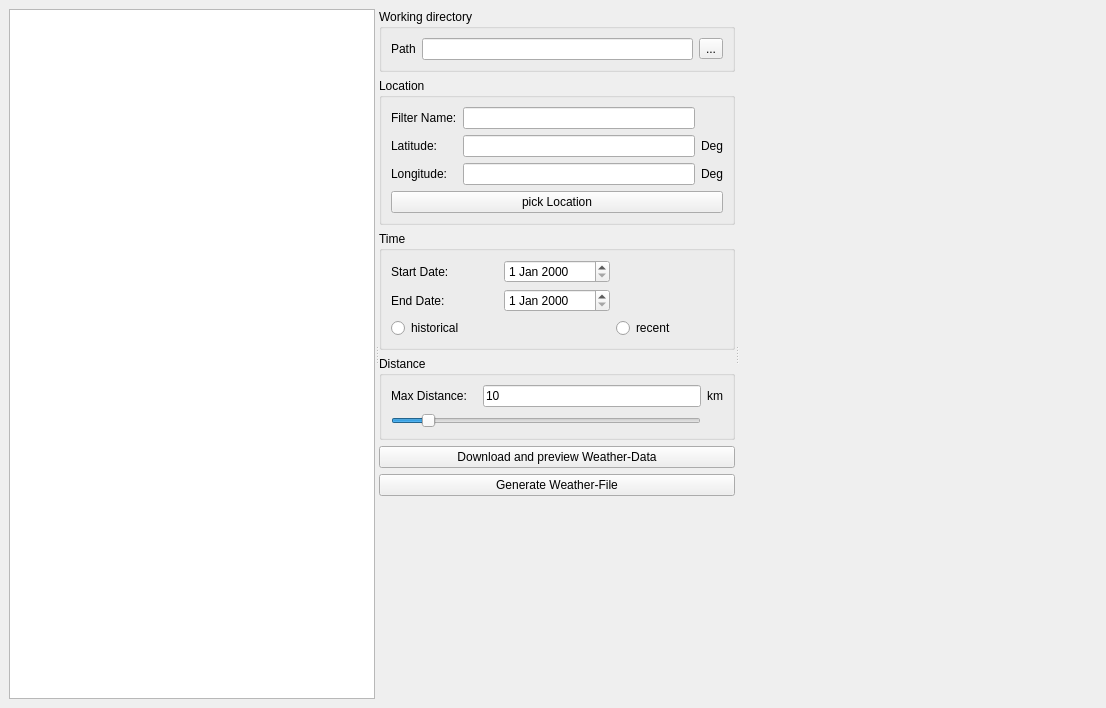
<?xml version="1.0" encoding="UTF-8"?>
<ui version="4.0">
 <class>MainWindow</class>
 <widget class="QMainWindow" name="MainWindow">
  <property name="geometry">
   <rect>
    <x>0</x>
    <y>0</y>
    <width>1106</width>
    <height>708</height>
   </rect>
  </property>
  <property name="maximumSize">
   <size>
    <width>16777215</width>
    <height>16777215</height>
   </size>
  </property>
  <property name="windowTitle">
   <string>DWD Importer</string>
  </property>
  <widget class="QWidget" name="centralwidget">
   <layout class="QGridLayout" name="gridLayout_5">
    <item row="0" column="0">
     <widget class="QSplitter" name="splitter">
      <property name="orientation">
       <enum>Qt::Horizontal</enum>
      </property>
      <widget class="QTableView" name="tableView"/>
      <widget class="QWidget" name="layoutWidget">
       <layout class="QVBoxLayout" name="verticalLayout_2">
        <item>
         <widget class="QGroupBox" name="groupBox">
          <property name="title">
           <string>Working directory</string>
          </property>
          <layout class="QGridLayout" name="gridLayout_4">
           <item row="0" column="1">
            <widget class="QLineEdit" name="lineEditFile"/>
           </item>
           <item row="0" column="0">
            <widget class="QLabel" name="label_9">
             <property name="text">
              <string>Path</string>
             </property>
            </widget>
           </item>
           <item row="0" column="2">
            <widget class="QToolButton" name="toolButtonOpenDirectory">
             <property name="text">
              <string>...</string>
             </property>
            </widget>
           </item>
          </layout>
         </widget>
        </item>
        <item>
         <widget class="QGroupBox" name="groupBoxLocation">
          <property name="maximumSize">
           <size>
            <width>16777215</width>
            <height>16777215</height>
           </size>
          </property>
          <property name="title">
           <string>Location</string>
          </property>
          <layout class="QGridLayout" name="gridLayout" columnstretch="0,1,0,0">
           <item row="3" column="1" colspan="2">
            <widget class="QtExt::ValidatingLineEdit" name="lineEditLatitude">
             <property name="maximumSize">
              <size>
               <width>16777215</width>
               <height>16777215</height>
              </size>
             </property>
            </widget>
           </item>
           <item row="5" column="1" colspan="2">
            <widget class="QtExt::ValidatingLineEdit" name="lineEditLongitude">
             <property name="maximumSize">
              <size>
               <width>16777215</width>
               <height>16777215</height>
              </size>
             </property>
            </widget>
           </item>
           <item row="5" column="3">
            <widget class="QLabel" name="label_4">
             <property name="text">
              <string>Deg</string>
             </property>
            </widget>
           </item>
           <item row="6" column="0" colspan="4">
            <widget class="QPushButton" name="pushButtonMap">
             <property name="text">
              <string>pick Location</string>
             </property>
            </widget>
           </item>
           <item row="5" column="0">
            <widget class="QLabel" name="label_3">
             <property name="text">
              <string>Longitude:</string>
             </property>
            </widget>
           </item>
           <item row="3" column="0">
            <widget class="QLabel" name="label_2">
             <property name="text">
              <string>Latitude:</string>
             </property>
            </widget>
           </item>
           <item row="1" column="1" colspan="2">
            <widget class="QLineEdit" name="lineEditNameFilter"/>
           </item>
           <item row="1" column="0">
            <widget class="QLabel" name="label_8">
             <property name="text">
              <string>Filter Name:</string>
             </property>
            </widget>
           </item>
           <item row="3" column="3">
            <widget class="QLabel" name="label_5">
             <property name="text">
              <string>Deg</string>
             </property>
            </widget>
           </item>
          </layout>
         </widget>
        </item>
        <item>
         <widget class="QGroupBox" name="groupBoxTime">
          <property name="title">
           <string>Time</string>
          </property>
          <layout class="QGridLayout" name="gridLayout_2">
           <item row="2" column="2">
            <widget class="QRadioButton" name="radioButtonRecent">
             <property name="text">
              <string>recent</string>
             </property>
            </widget>
           </item>
           <item row="0" column="1">
            <widget class="QDateEdit" name="dateEditStart"/>
           </item>
           <item row="1" column="0">
            <widget class="QLabel" name="label_10">
             <property name="minimumSize">
              <size>
               <width>0</width>
               <height>0</height>
              </size>
             </property>
             <property name="text">
              <string>End Date:</string>
             </property>
            </widget>
           </item>
           <item row="1" column="1">
            <widget class="QDateEdit" name="dateEditEnd"/>
           </item>
           <item row="2" column="0" colspan="2">
            <widget class="QRadioButton" name="radioButtonHistorical">
             <property name="text">
              <string>historical</string>
             </property>
            </widget>
           </item>
           <item row="0" column="0">
            <widget class="QLabel" name="label">
             <property name="minimumSize">
              <size>
               <width>0</width>
               <height>0</height>
              </size>
             </property>
             <property name="text">
              <string>Start Date:</string>
             </property>
            </widget>
           </item>
          </layout>
         </widget>
        </item>
        <item>
         <widget class="QGroupBox" name="groupBoxDistance">
          <property name="maximumSize">
           <size>
            <width>16777215</width>
            <height>16777215</height>
           </size>
          </property>
          <property name="title">
           <string>Distance </string>
          </property>
          <layout class="QGridLayout" name="gridLayout_3">
           <item row="0" column="3">
            <widget class="QLabel" name="label_7">
             <property name="text">
              <string>km</string>
             </property>
            </widget>
           </item>
           <item row="1" column="0" colspan="3">
            <widget class="QSlider" name="horizontalSliderDistance">
             <property name="maximum">
              <number>500</number>
             </property>
             <property name="value">
              <number>50</number>
             </property>
             <property name="orientation">
              <enum>Qt::Horizontal</enum>
             </property>
            </widget>
           </item>
           <item row="0" column="0">
            <widget class="QLabel" name="label_6">
             <property name="text">
              <string>Max Distance: </string>
             </property>
            </widget>
           </item>
           <item row="0" column="2">
            <widget class="QtExt::ValidatingLineEdit" name="lineEditDistance">
             <property name="text">
              <string>10</string>
             </property>
             <property name="readOnly">
              <bool>true</bool>
             </property>
            </widget>
           </item>
          </layout>
         </widget>
        </item>
        <item>
         <widget class="QPushButton" name="pushButtonPreview">
          <property name="text">
           <string>Download and preview Weather-Data</string>
          </property>
         </widget>
        </item>
        <item>
         <widget class="QPushButton" name="pushButtonDownload">
          <property name="text">
           <string>Generate Weather-File</string>
          </property>
         </widget>
        </item>
        <item>
         <spacer name="verticalSpacer_2">
          <property name="orientation">
           <enum>Qt::Vertical</enum>
          </property>
          <property name="sizeHint" stdset="0">
           <size>
            <width>20</width>
            <height>40</height>
           </size>
          </property>
         </spacer>
        </item>
       </layout>
      </widget>
      <widget class="QWidget" name="layoutWidget">
       <layout class="QVBoxLayout" name="verticalLayout">
        <item>
         <widget class="QwtPlot" name="plotRelHum" native="true">
          <property name="sizePolicy">
           <sizepolicy hsizetype="Preferred" vsizetype="Minimum">
            <horstretch>0</horstretch>
            <verstretch>0</verstretch>
           </sizepolicy>
          </property>
         </widget>
        </item>
        <item>
         <widget class="QwtPlot" name="plotRad" native="true">
          <property name="enabled">
           <bool>false</bool>
          </property>
          <property name="minimumSize">
           <size>
            <width>250</width>
            <height>0</height>
           </size>
          </property>
          <property name="maximumSize">
           <size>
            <width>16777215</width>
            <height>16777215</height>
           </size>
          </property>
         </widget>
        </item>
        <item>
         <widget class="QwtPlot" name="plotPres" native="true">
          <property name="enabled">
           <bool>false</bool>
          </property>
          <property name="minimumSize">
           <size>
            <width>250</width>
            <height>0</height>
           </size>
          </property>
          <property name="maximumSize">
           <size>
            <width>16777215</width>
            <height>16777215</height>
           </size>
          </property>
         </widget>
        </item>
        <item>
         <widget class="QwtPlot" name="plotTemp" native="true">
          <property name="enabled">
           <bool>false</bool>
          </property>
          <property name="maximumSize">
           <size>
            <width>16777215</width>
            <height>16777215</height>
           </size>
          </property>
         </widget>
        </item>
        <item>
         <widget class="QwtPlot" name="plotRain" native="true">
          <property name="enabled">
           <bool>false</bool>
          </property>
          <property name="maximumSize">
           <size>
            <width>16777215</width>
            <height>16777215</height>
           </size>
          </property>
         </widget>
        </item>
        <item>
         <widget class="QwtPlot" name="plotWind" native="true">
          <property name="enabled">
           <bool>false</bool>
          </property>
          <property name="maximumSize">
           <size>
            <width>16777215</width>
            <height>16777215</height>
           </size>
          </property>
         </widget>
        </item>
       </layout>
      </widget>
     </widget>
    </item>
   </layout>
  </widget>
 </widget>
 <customwidgets>
  <customwidget>
   <class>QtExt::ValidatingLineEdit</class>
   <extends>QLineEdit</extends>
   <header>QtExt_ValidatingLineEdit.h</header>
   <slots>
    <signal>editingFinishedSuccessfully()</signal>
   </slots>
  </customwidget>
  <customwidget>
   <class>QwtPlot</class>
   <extends>QWidget</extends>
   <header location="global">qwt_plot.h</header>
   <container>1</container>
  </customwidget>
 </customwidgets>
 <resources/>
 <connections/>
</ui>
